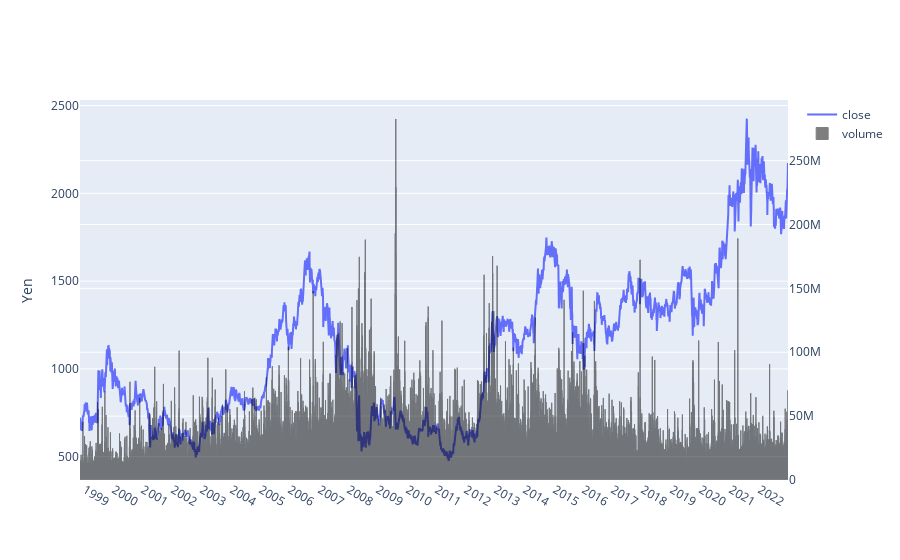

The notebook cell saved with this chart:
### Markdown cell above
## apiを利用した株価データの取得では取引量も取得できるため、こちらも可視化を実施

### Code cell
#plotly_graph_objを使用してcloseを折れ線グラフで,volumeを棒グラフで表示する
trace1 = go.Scatter(x=df.index, y=df['close'], yaxis='y1',name='close')
#棒グラフを濃くする
trace2 = go.Bar(x=df.index, y=df['volume'],yaxis='y2',name='volume',opacity=0.5,marker=dict(color='black',
                line=dict(color='black',width=1)))
data = [trace1, trace2]
#第二軸にvolumeを表示する
layout = go.Layout(yaxis=dict(title='Yen', side='left'),
                   yaxis2=dict(title='',overlaying='y', side='right'), 
                    xaxis=dict( tickformat="%Y",
        dtick="M12",
        ticklabelmode="period")
        
        )
#グラフにタイトルを追加する
fig.update_layout(title='7203.T')
fig = go.Figure(data=data, layout=layout)
fig.show()

### Figure 1 — Plotly figure (JSON) as saved in the notebook; plotly's stock layout.template omitted (floating-point values rounded to 4 significant figures; data arrays with more than 128 entries replaced by an {"elided": "..."} marker saying what was removed)
{"data": [{"name": "close", "type": "scatter", "x": {"elided": "6039 str values"}, "y": {"elided": "6039 float values"}, "yaxis": "y"}, {"marker": {"color": "black", "line": {"color": "black", "width": 1}}, "name": "volume", "opacity": 0.5, "type": "bar", "x": {"elided": "6039 str values"}, "y": {"elided": "6039 int values"}, "yaxis": "y2"}], "layout": {"xaxis": {"dtick": "M12", "tickformat": "%Y", "ticklabelmode": "period"}, "yaxis": {"side": "left", "title": {"text": "Yen"}}, "yaxis2": {"overlaying": "y", "side": "right", "title": {"text": ""}}}}
